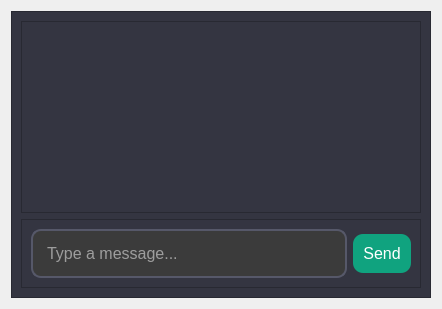
             <widget class="QWidget" name="page_5">
              <layout class="QVBoxLayout" name="verticalLayout_15">
               <item>
                <widget class="QFrame" name="frame_6">
                 <property name="styleSheet">
                  <string notr="true">background-color: #343541;</string>
                 </property>
                 <property name="frameShape">
                  <enum>QFrame::Shape::StyledPanel</enum>
                 </property>
                 <property name="frameShadow">
                  <enum>QFrame::Shadow::Raised</enum>
                 </property>
                 <layout class="QVBoxLayout" name="verticalLayout_16">
                  <item>
                   <widget class="QListWidget" name="output_window">
                    <property name="font">
                     <font>
                      <pointsize>11</pointsize>
                      <bold>true</bold>
                     </font>
                    </property>
                    <property name="styleSheet">
                     <string notr="true">QListWidget {
    color: white;
}</string>
                    </property>
                    <property name="wordWrap">
                     <bool>true</bool>
                    </property>
                   </widget>
                  </item>
                  <item>
                   <widget class="QFrame" name="frame_7">
                    <property name="minimumSize">
                     <size>
                      <width>400</width>
                      <height>0</height>
                     </size>
                    </property>
                    <property name="styleSheet">
                     <string notr="true">background-color: #343541;</string>
                    </property>
                    <property name="frameShape">
                     <enum>QFrame::Shape::StyledPanel</enum>
                    </property>
                    <property name="frameShadow">
                     <enum>QFrame::Shadow::Raised</enum>
                    </property>
                    <layout class="QHBoxLayout" name="horizontalLayout_8">
                     <item>
                      <widget class="QLineEdit" name="MessageInput_2">
                       <property name="styleSheet">
                        <string notr="true">    QLineEdit {
        border: 2px solid #565869;
        border-radius: 10px;
        padding: 12px;
        font-size: 16px;
        background-color: #3B3B3B;
        color: #FFFFFF;
    }

    QLineEdit::placeholder {
        color: #9CA3AF;
    }

</string>
                       </property>
                       <property name="placeholderText">
                        <string>Type a message...</string>
                       </property>
                      </widget>
                     </item>
                     <item>
                      <widget class="QPushButton" name="SendButton_2">
                       <property name="styleSheet">
                        <string notr="true">    QPushButton {
        background-color: #10A37F;
        color: #FFFFFF;
        border-radius: 10px;
        padding: 10px;
        font-size: 16px;
    }

    QPushButton:hover {
        background-color: #13C59D;
    }

    QPushButton#SendButton {
        background-color: #19B797;
    }

    QPushButton#SendButton:hover {
        background-color: #13C59D;
    }</string>
                       </property>
                       <property name="text">
                        <string>Send</string>
                       </property>
                      </widget>
                     </item>
                    </layout>
                   </widget>
                  </item>
                 </layout>
                </widget>
               </item>
              </layout>
             </widget>
